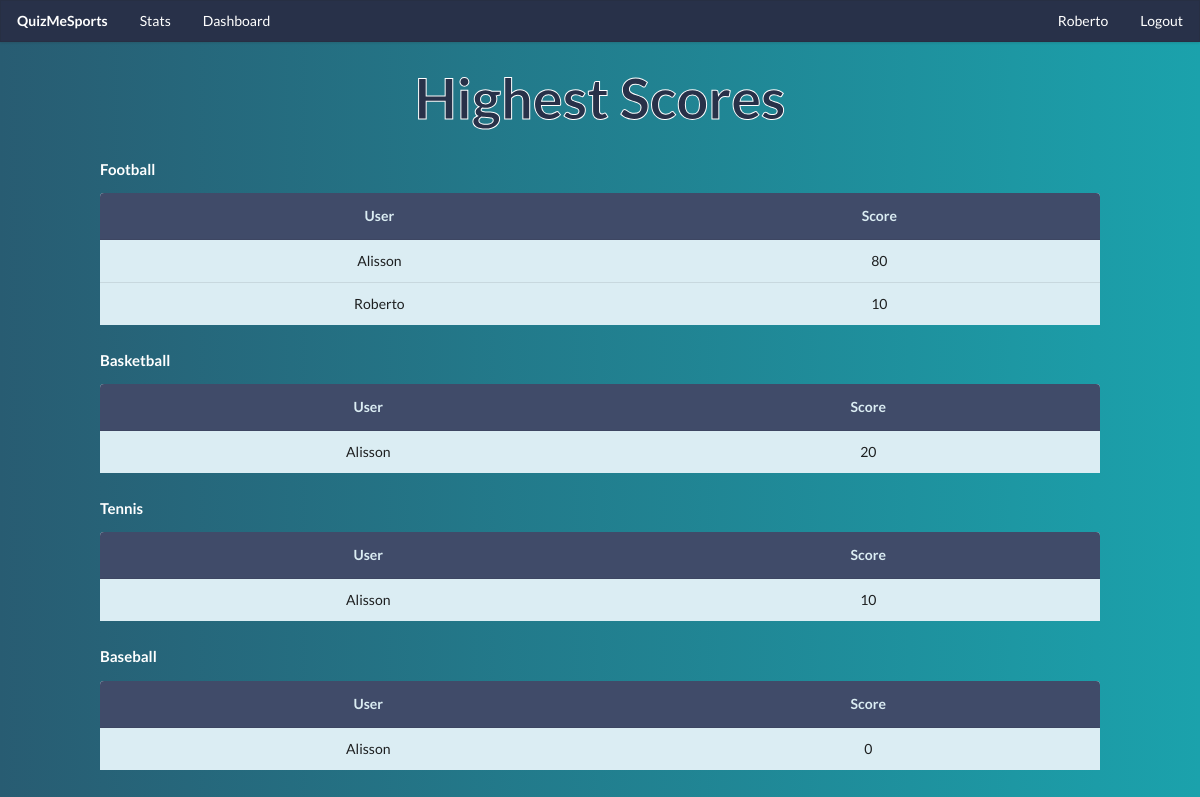
/dashboard (signed in), run on the app's committed database.
### login_app/models.py (models this page shows, shortened)
class User(models.Model):
    first_name= models.CharField(max_length=40)
    last_name= models.CharField(max_length=40, blank=True)
    email= models.EmailField()
    password= models.CharField(max_length=120)
    isadmin=models.BooleanField(default=False)
    created_at = models.DateTimeField(auto_now_add=True)
    updated_at = models.DateTimeField(auto_now=True)
    objects = UserManager()

### questions_app/models.py (models this page shows, shortened)
class Category(models.Model):
    title =  models.CharField(max_length=40)
    created_at = models.DateTimeField(auto_now_add=True)
    updated_at = models.DateTimeField(auto_now=True)
    objects = CategoryManager()

### profile_app/views.py (the view)
# urls.py: path('dashboard',views.dashboard),
def dashboard(request):
    if 'user_id' in request.session:
        all_users=User.objects.all()
        all_categories=Category.objects.all()
        score_results = Score.objects.values('quiz_category','quiz_taken_by').annotate(sum=Sum('score')).order_by('-sum')
        context={
            "categories":Category.objects.all(),
            "users":User.objects.all(),
            "scores":score_results,
        }
        return render(request,'dashboard.html',context)
    return HttpResponse(render(request,'index.html'))

### profile_app/templates/dashboard.html (shortened to what this page needs)
<!DOCTYPE html>
<html lang="en">
    <head>
        {% load static%}
        <link rel="stylesheet" href="{% static 'css/styles.css'%}">
        <link rel="stylesheet" href="https://cdn.jsdelivr.net/npm/semantic-ui@2.4.2/dist/semantic.min.css">
    </head>
    <body>
        <div id="navbar" class="ui fixed borderless menu">
            <a href="/play" class="header item">QuizMeSports</a>
            <a href="/stats" class="item">Stats</a>
            <a href="/dashboard" class="item">Dashboard</a>
            <div class="right menu">
                <a href="{%url 'user_page'%}" class="item">{{request.session.first_name| capfirst}}</a>
                <a href="{%url 'logout'%}" class="item">Logout</a>
            </div>
        </div>
        <div id="dashboard-container">
            <h1 class="ui center aligned header">Highest Scores</h1>
            {%for category in categories %}
                {%if category.questions_in_category.count > 0 %}
                    <h4 >{{category.title| capfirst}}</h4>
                    <table class="ui table center aligned">
                        <thead>
                            <tr>
                            <th>User</th>
                            <th>Score</th>
                            </tr>
                        </thead>
                        <tbody>
                        {%for score in scores%}
                            {%if score.quiz_category == category.id%}
                                {%for user in users%}
                                    {%if user.id == score.quiz_taken_by %}
                                        <tr>
                                            <td>{{ user.first_name| capfirst}}</td>
                                            <td>{{ score.sum }}</td>
                                        </tr>
                                    {%endif%}
                                {%endfor%}
                        {%endif%}
                        {%endfor%}
                        </tbody>
                    </table>
                {%endif%}
            {%endfor%}
        </div>
    </body>
</html>

### quiz_app/static/css/styles.css (style rules this page uses)
:root { --primary-color: #00818a; --secondary-color: #404b69; --tertiary-color: #dbedf3; --fourth-color: #283149; }
body { margin: 0 !important; height: 0 !important; background: #0f2027 !important; background: -webkit-linear-gradient(to right, #285c72, #1ba2ac) !important; background: linear-gradient( to right, #285c72, #1ba2ac ) !important; }
h1 { color: var(--fourth-color) !important; -webkit-text-stroke: 1px white; font-size: 4rem !important; }
table.ui.table { border: none; }
table.ui.table thead th { background-color: var(--secondary-color); color: var(--tertiary-color); }
table.ui.table tbody td { background-color: var(--tertiary-color); }
#navbar { background-color: var(--fourth-color); }
#navbar a { color: white; }
div#dashboard-container { max-width: 1000px; margin: 0 auto; margin-top: 5rem; }
#dashboard-container h4 { color: white; }
#dashboard-container table { margin-bottom: 0; }

### data on the page
User: session.first_name "Roberto", first_name "Roberto", sum "10"
Category: title "Football"
User: first_name "Alisson", sum "80", sum "20", sum "10", sum "0"
Category: title "Basketball"
Category: title "Tennis"
Category: title "Baseball"
